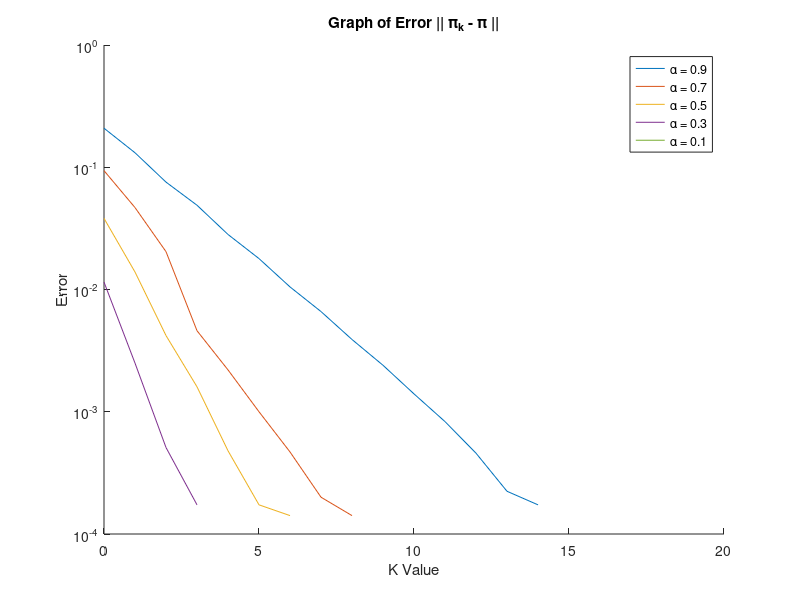

Source code (MATLAB):
%shtuff
err09=[0.2086, 0.1314, 0.0756, 0.0489, 0.0282, 0.0179, 0.0105, 0.0066, 0.0039, 0.0024, 0.0014, 8.3066e-04, 4.5826e-04, 2.2361e-04, 1.7321e-04, 0];
err07=[0.0938, 0.0468, 0.0204, 0.0046, 0.0022, 0.0010, 4.6904e-04, 2.0000e-04, 1.4142e-04, 0, 0, 0, 0, 0, 0, 0];
err05=[0.0382, 0.0139, 0.0042, 0.0016, 4.7958e-04, 1.7321e-04, 1.4142e-04, 0, 0, 0, 0, 0, 0, 0, 0, 0];
err03=[0.0115, 0.0025, 5.0990e-04, 1.7321e-04, 0, 0, 0, 0, 0, 0, 0, 0, 0, 0, 0, 0]; 
err01=[0.0010, 0, 0, 0, 0, 0, 0, 0, 0, 0, 0, 0, 0, 0, 0, 0];
%w=[1/n,1/n,1/n,1/n,1/n,1/n];
%var=dot(pi_k,initialpi)
%error=var/(norm(pi_k)*norm(initialpi))
%pi_final_k=pi_k;
y=0:15;
x1=log(err09);
x2=log(err07);
x3=log(err05);
x4=log(err03);
x5=log(err01);
figure
%plot(y,x1,y,x2,y,x3,y,x4,y,x5)
%plot(y,err09,y,err07,y,err05,y,err03,y,err01)
% semilogy(y,x1)
hold on
title('Graph of Error || \pi_k - \pi ||')
xlabel('K Value') 
ylabel('Error')
semilogy(y,err09)
semilogy(y,err07)
semilogy(y,err05)
semilogy(y,err03)
semilogy(y,err01)
% semilogy(y,x2)
% semilogy(y,x3)
% semilogy(y,x4)
% semilogy(y,x5)
legend('\alpha = 0.9','\alpha = 0.7','\alpha = 0.5','\alpha = 0.3','\alpha = 0.1')
hold off